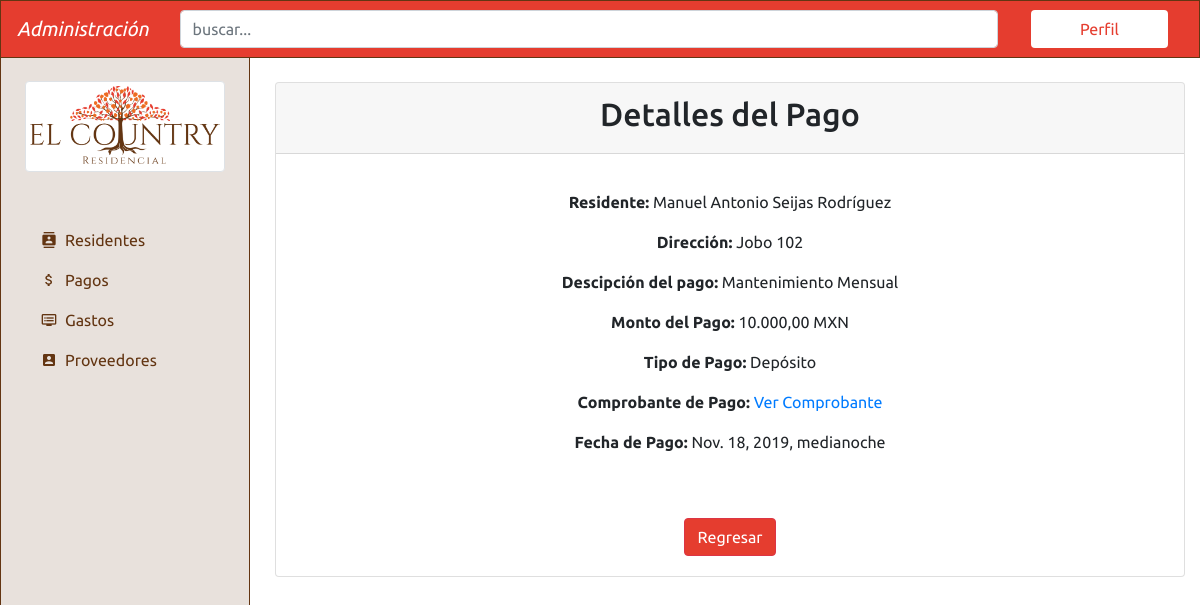
Screenshot of /payments/2/ with the database file from the repository.
### payments/models.py (models this page shows, shortened)
class Payments(models.Model):
    name = models.CharField(max_length=50, verbose_name="nombre")
    lastname = models.CharField(max_length=50, verbose_name="apellido")
    address = models.CharField(max_length=100, verbose_name="dirección")
    description = models.CharField(max_length=200, verbose_name="Descripción del Pago")
    amount = models.DecimalField(decimal_places=2, max_digits=20, verbose_name="monto", blank=False, null=False, )
    type_of_payment = models.CharField(max_length=50, verbose_name="tipo de pago")
    proof_of_payment = models.ImageField(upload_to=custom_upload_to, verbose_name="Comprobante de Pago",)
    date_of_payment = models.DateTimeField( verbose_name="fecha de pago")
    class Meta:
        verbose_name = "Pago"
        verbose_name_plural = "Pagos"
        ordering = ['-date_of_payment']

### payments/views.py (the view)
# urls.py: path('<int:pk>/', PaymentsDetailView.as_view(), name='payment'),
class PaymentsDetailView(DetailView):
    model = Payments

### payments/templates/payments/payments_detail.html
{% extends 'core/base.html' %}{%block title%}Pagos{% endblock %} {% block content%}{% load humanize %}
<main class="pt-4">
    <div class="container">
        <div class="card">
            <div class="text-center card-header">
                <h2>Detalles del Pago</h2>
            </div>
            <div class="card-body text-center">
                <p class="card-text">
                    <p><b>Residente:</b> {{ payments.name }} {{payments.lastname}}</p>
                    <p><b>Dirección:</b> {{ payments.address }}</p>
                    <p><b>Descipción del pago:</b> {{ payments.description }}</p>
                    <p><b>Monto del Pago:</b> {{ payments.amount|intcomma }} MXN</p>
                    <p><b>Tipo de Pago:</b> {{ payments.type_of_payment }}</p>
                    <p><b>Comprobante de Pago:</b><a href="{{ payments.proof_of_payment.url }}"> Ver Comprobante</a></p>
                    <p><b>Fecha de Pago:</b> {{ payments.date_of_payment }}</p>
                </p>
                <a href="{% url 'payments:payments'%}" class="btn btn-danger mt-5">Regresar</a>
            </div>
        </div>
    </div>
</main>
{% endblock %}

### core/static/core/css/styles.css (style rules this page uses)
:root { --primero: #8bc34a; --segundo: #03a9f4; --tercero: #ab47bc; --cuarto: #ffb300; --gris: #ecf0f5; --azul: #25476a; }
html { height: 100%; }
body { min-height: 100%; font-family: 'Ubuntu', serif; }
main { margin-left: 260px; position: relative; left: 0; min-height: 100%; }
h1, h2, h3 { font-family: 'Ubuntu', serif; }
.btn-danger { background-color: #e53d2f!important; }

### rows the page displays
Payments: name "Manuel Antonio", lastname "Seijas Rodríguez", address "Jobo 102", description "Mantenimiento Mensual", amount "10.000,00", type_of_payment "Depósito", date_of_payment "Nov. 18, 2019, medianoche"
